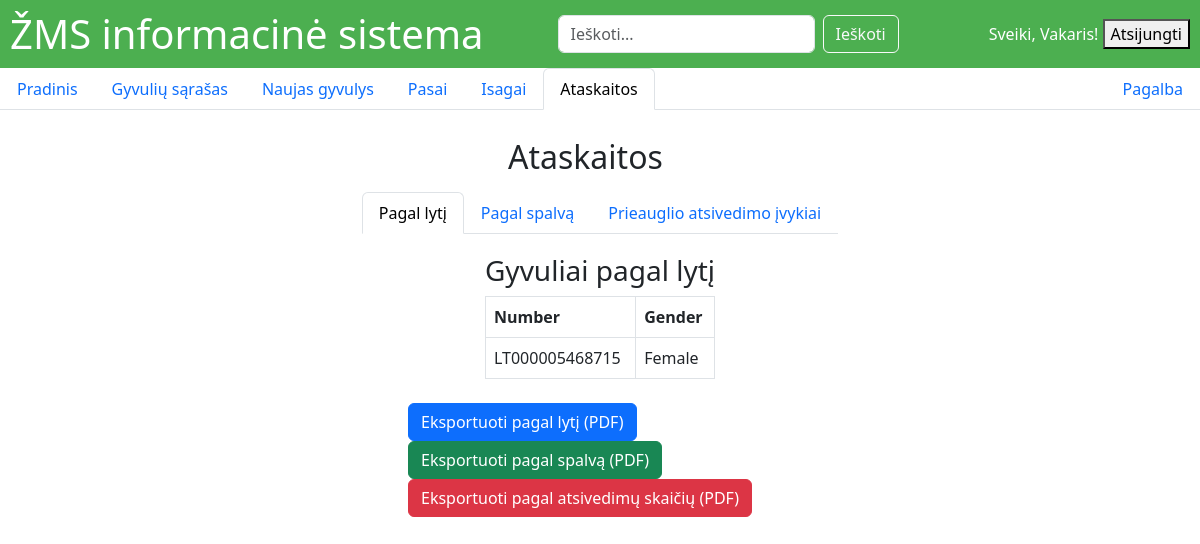
The app's page /ataskaitos/ (signed in), older data.
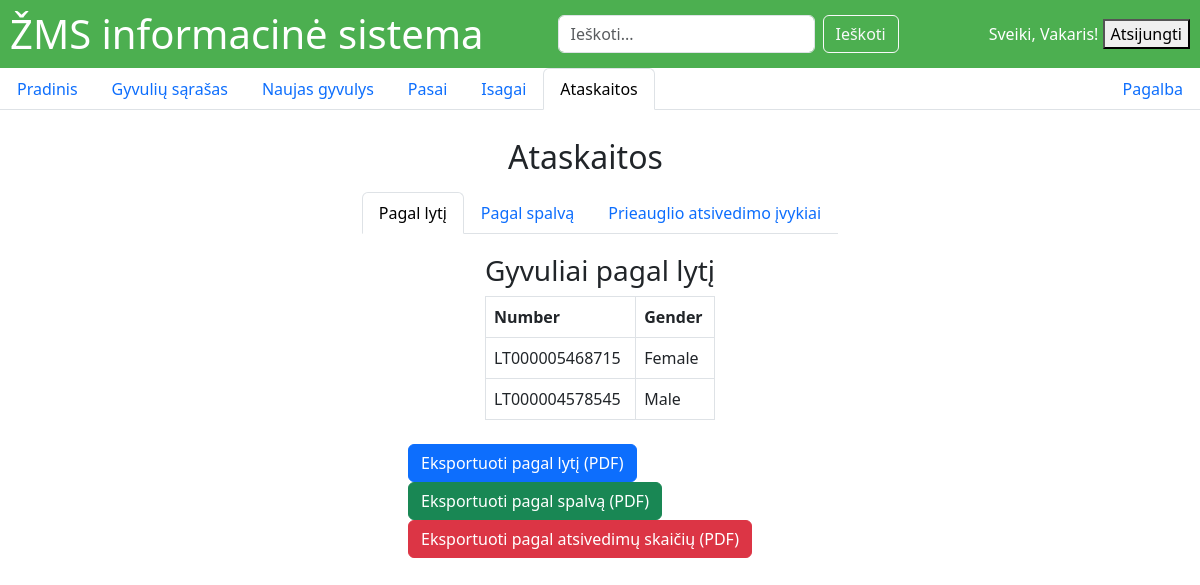
The same page, newer data.
### main/models.py (models this page shows, shortened)
class Animal(models.Model):
    number = models.CharField(max_length=14,null=True, blank=True,unique=True)
    gender = models.CharField(max_length=10,null=True, blank=True, choices=[('male', 'Male'), ('female', 'Female')])
    color = models.CharField(max_length=50,choices=COLOR_CHOICES, blank=True, null=True)
    name = models.CharField(max_length=50, blank=True, null=True)
    weight = models.DecimalField(max_digits=6, decimal_places=2, blank=True, null=True)
    birth_date = models.DateField(blank=True, null=True)
    mother = models.ForeignKey(
        'self',
        on_delete=models.SET_NULL,
        null=True,
        blank=True,
        related_name='offspring'
    )
    has_isagai = models.BooleanField(default=False)
    has_passport = models.BooleanField(default=False)
    owner = models.ForeignKey(
        settings.AUTH_USER_MODEL,
        on_delete=models.CASCADE,
        related_name='animals',
        null=True, blank=True
    )

### main/views.py (the view)
# urls.py: path('ataskaitos/', views.ataskaitos, name='ataskaitos'),
def ataskaitos(request):
    user = request.user
    animals_by_gender = Animal.objects.filter(owner=user) \
        .exclude(events__event_type__in=['Gaišimas', 'Išvežimas']) \
        .only('number', 'gender') \
        .order_by('gender')
    animals_by_color = Animal.objects.filter(owner=user) \
        .exclude(events__event_type__in=['Gaišimas', 'Išvežimas']) \
        .only('number', 'color') \
        .order_by('color')
    animals_with_birth_count = (Animal.objects
        .filter(owner=user)
        .exclude(events__event_type__in=['Gaišimas', 'Išvežimas'])
        .annotate(birth_count=Count('events', filter=Q(events__event_type='Prieauglio atsivedimas')))
        .order_by('-birth_count')
    )
    context = {
        'animals_by_gender': animals_by_gender,
        'animals_by_color': animals_by_color,
        'animals_with_birth_count': animals_with_birth_count,
    }
    return render(request, 'main/ataskaitos.html', context)

### templates/main/ataskaitos.html (shortened to what this page needs)
{% extends 'main/base.html' %}
{% block content %}
<div class="mx-auto p-2" style="width: 200px;">
<h2>Ataskaitos</h2>
</div>
<ul class="nav nav-tabs" id="reportTabs" role="tablist">
  <li class="nav-item" role="presentation">
    <button class="nav-link active"
            id="byGender-tab"
            data-bs-toggle="tab"
            data-bs-target="#byGender"
            type="button" role="tab"
            aria-controls="byGender"
            aria-selected="true">
      Pagal lytį
    </button>
  </li>
  <li class="nav-item" role="presentation">
    <button class="nav-link"
            id="byColor-tab"
            data-bs-toggle="tab"
            data-bs-target="#byColor"
            type="button" role="tab"
            aria-controls="byColor"
            aria-selected="false">
      Pagal spalvą
    </button>
  </li>
  <li class="nav-item" role="presentation">
    <button class="nav-link"
            id="birthCount-tab"
            data-bs-toggle="tab"
            data-bs-target="#birthCount"
            type="button" role="tab"
            aria-controls="birthCount"
            aria-selected="false">
      Prieauglio atsivedimo įvykiai
    </button>
  </li>
</ul>
<div class="tab-content" id="reportTabsContent" style="margin-top: 20px;">
  <div class="tab-pane fade show active"
       id="byGender"
       role="tabpanel"
       aria-labelledby="byGender-tab">
    <h3>Gyvuliai pagal lytį</h3>
    {% if animals_by_gender %}
      <table class="table table-bordered">
        <thead>
          <tr>
            <th>Number</th>
            <th>Gender</th>
          </tr>
        </thead>
        <tbody>
          {% for animal in animals_by_gender %}
          <tr>
            <td>{{ animal.number }}</td>
            <td>{{ animal.get_gender_display }}</td>
          </tr>
          {% endfor %}
        </tbody>
      </table>
    {% else %}
      <p>Nėra duomenų pagal lytį.</p>
    {% endif %}
  </div>
</div>
<div class="mx-auto p-2" style="width: 400px;">
    <a href="{% url 'export_by_gender_pdf' %}" class="btn btn-primary">Eksportuoti pagal lytį (PDF)</a>
    <a href="{% url 'export_by_color_pdf' %}" class="btn btn-success">Eksportuoti pagal spalvą (PDF)</a>
    <a href="{% url 'export_birth_count_pdf' %}" class="btn btn-danger">Eksportuoti pagal atsivedimų skaičių (PDF)</a>
</div>
{% endblock %}

Row changes from the older to the newer data that the page shows:
added Animal: number "LT000004578545", gender "Male"
